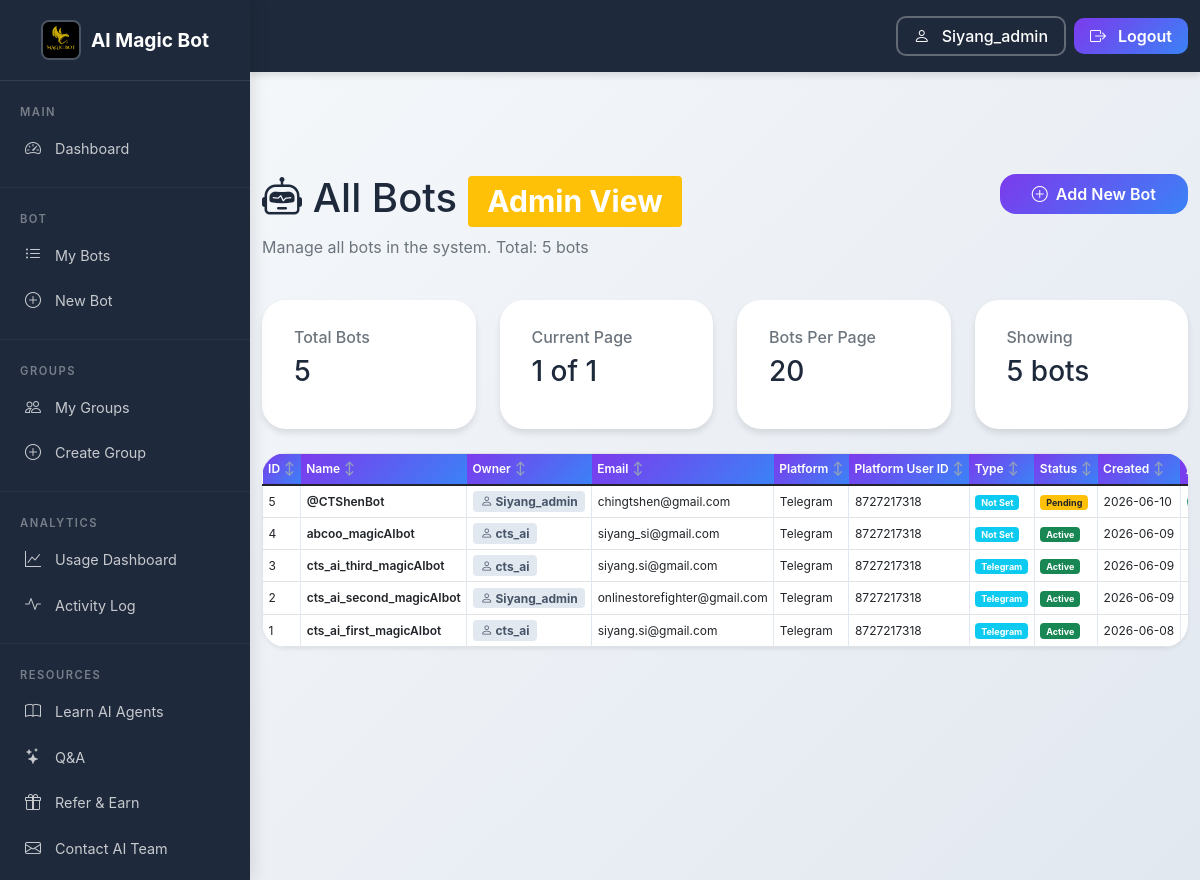
/admin/bots (signed in), run on the app's committed database.
### tables this page shows
CREATE TABLE "users" (id INTEGER PRIMARY KEY AUTOINCREMENT, provider TEXT NOT NULL DEFAULT 'local', provider_id TEXT UNIQUE, username TEXT NOT NULL UNIQUE, email TEXT UNIQUE, password_hash TEXT, referral_credits INTEGER DEFAULT 0, referral_badge TEXT DEFAULT NULL, created_at TIMESTAMP DEFAULT CURRENT_TIMESTAMP, updated_at TIMESTAMP DEFAULT CURRENT_TIMESTAMP, preferred_platform TEXT DEFAULT NULL, platform_user_id TEXT DEFAULT NULL, trial_started_at TIMESTAMP DEFAULT NULL, bonus_trial_months INTEGER DEFAULT 0, stripe_customer_id TEXT DEFAULT NULL, subscription_status TEXT DEFAULT 'trial', subscription_id TEXT DEFAULT NULL, billing_plan TEXT DEFAULT 'free_trial', trial_ended_at TIMESTAMP DEFAULT NULL);

CREATE TABLE bots (
            id INTEGER PRIMARY KEY AUTOINCREMENT,
            user_id INTEGER NOT NULL,
            name TEXT NOT NULL,
            email TEXT,
            organization TEXT,
            messaging TEXT,
            token TEXT NOT NULL,
            created_at TIMESTAMP DEFAULT CURRENT_TIMESTAMP,
            updated_at TIMESTAMP DEFAULT CURRENT_TIMESTAMP,
            llm TEXT,
            description TEXT,
            is_active BOOLEAN DEFAULT TRUE,
            online INTEGER DEFAULT 0,
            last_used TIMESTAMP,
            usage_count INTEGER DEFAULT 0,
            config TEXT,
            webhook_url TEXT,
            api_key TEXT,
            tags TEXT,
            file_folder TEXT
            , status TEXT DEFAULT 'active', FOREIGN KEY (user_id) REFERENCES users (id) ON DELETE CASCADE
        );

### app_complete_with_groups.py (the view)
@app.route("/admin/bots")
@admin_required_route
def admin_bots():
    page = request.args.get('page', 1, type=int)
    per_page = 20
    offset = (page - 1) * per_page
    conn = get_db_connection()
    total_bots = conn.execute("SELECT COUNT(*) FROM bots").fetchone()[0]
    bots = conn.execute("""
        SELECT b.*, u.username as owner_username,
               u.preferred_platform as owner_platform,
               u.platform_user_id as owner_platform_user_id
        FROM bots b
        LEFT JOIN users u ON b.user_id = u.id
        ORDER BY b.id DESC
        LIMIT ? OFFSET ?
    """, (per_page, offset)).fetchall()
    conn.close()
    total_pages = (total_bots + per_page - 1) // per_page
    return render_template("admin_bots.html",
                         bots=bots,
                         page=page,
                         total_pages=total_pages,
                         total_bots=total_bots,
                         username=session.get("username"),
                         role=session.get("role", "customer"))

### app_complete_with_groups.py (called while the page is built, shortened)
@app.context_processor
def inject_trial_notification():
    return {}

@app.context_processor
def inject_random_background():
    import random
    background_images = [
        '/static/AI_IMG1.jpeg',
        '/static/AI_IMG_2.jpeg',
        '/static/AI_IMG_3.jpeg',
        '/static/AI_IMG_4.jpeg'
    ]
    random_bg = random.choice(background_images)
    return {
        'random_background': random_bg,
        'all_backgrounds': background_images,
        'is_admin': session.get('role') == 'admin'
    }

def admin_required_route(f):
    from functools import wraps
    @wraps(f)
    def decorated_function(*args, **kwargs):
        if session.get('role', 'customer') != 'admin':
            flash("Admin privileges required to access this page.", "error")
            return redirect(url_for('index'))
        return f(*args, **kwargs)
    return decorated_function

@app.after_request
def _log_access(response):
    if hasattr(request, "method") and hasattr(request, "path"):
        _access_logger.info(
            '%s %s %s %s',
            request.remote_addr or "-",
            request.method,
            request.full_path if hasattr(request, "full_path") else request.path,
            response.status_code,
        )
    return response

    def __call__(self, environ, start_response):
        environ['wsgi.url_scheme'] = 'https'
        return super().__call__(environ, start_response)

### db.py (called while the page is built)
def _sqlite_conn():
    import sqlite3
    db_path = Path(__file__).parent / "users.db"
    conn = sqlite3.connect(str(db_path), timeout=10)
    conn.row_factory = sqlite3.Row
    conn.execute("PRAGMA journal_mode=WAL")
    conn.execute("PRAGMA busy_timeout = 5000")
    conn.execute("PRAGMA synchronous = NORMAL")
    conn.execute("PRAGMA foreign_keys = ON")
    return conn

def get_conn():
    if USE_PG:
        return _pg_conn()
    return _sqlite_conn()

### templates/admin_bots.html (shortened to what this page needs)
<!DOCTYPE html>
<html lang="en">
<head>
    <link href="https://cdn.jsdelivr.net/npm/bootstrap@5.1.3/dist/css/bootstrap.min.css" rel="stylesheet">
    <link rel="stylesheet" href="{{ url_for('static', filename='css/shared.css') }}">
    <link rel="stylesheet" href="https://cdn.jsdelivr.net/npm/bootstrap-icons@1.8.1/font/bootstrap-icons.css">
</head>
<body class="sidebar-layout">
    {% with active_page='admin_bots' %}
    {% include '_sidebar.html' %}
<div class="sidebar-content">
    {% endwith %}
    <div class="container mt-4">
        <div class="row mb-4">
            <div class="col">
                <h1><i class="bi bi-robot"></i> All Bots <span class="badge bg-warning">Admin View</span></h1>
                <p class="text-muted">Manage all bots in the system. Total: {{ total_bots }} bots</p>
            </div>
            <div class="col-auto">
                <a href="/register-bot" class="btn btn-primary">
                    <i class="bi bi-plus-circle"></i> Add New Bot
                </a>
            </div>
        </div>
        <div class="row mb-4">
            <div class="col-md-3">
                <div class="card stats-card">
                    <div class="card-body">
                        <h6 class="card-subtitle mb-2 text-muted">Total Bots</h6>
                        <h3 class="card-title">{{ total_bots }}</h3>
                    </div>
                </div>
            </div>
            <div class="col-md-3">
                <div class="card stats-card">
                    <div class="card-body">
                        <h6 class="card-subtitle mb-2 text-muted">Current Page</h6>
                        <h3 class="card-title">{{ page }} of {{ total_pages }}</h3>
                    </div>
                </div>
            </div>
            <div class="col-md-3">
                <div class="card stats-card">
                    <div class="card-body">
                        <h6 class="card-subtitle mb-2 text-muted">Bots Per Page</h6>
                        <h3 class="card-title">20</h3>
                    </div>
                </div>
            </div>
            <div class="col-md-3">
                <div class="card stats-card">
                    <div class="card-body">
                        <h6 class="card-subtitle mb-2 text-muted">Showing</h6>
                        <h3 class="card-title">{{ bots|length }} bots</h3>
                    </div>
                </div>
            </div>
        </div>
        {% if bots %}
        <div class="card shadow-sm">
            <div class="card-body p-0">
                <div class="table-responsive">
                    <table class="table table-hover table-bordered mb-0 table-responsive-cards">
                        <thead class="table-light">
                            <tr class="table-header-row">
                                <th>ID</th>
                                <th>Name</th>
                                <th>Owner</th>
                                <th>Email</th>
                                <th>Platform</th>
                                <th>Platform User ID</th>
                                <th>Type</th>
                                <th>Status</th>
                                <th>Created</th>
                                <th>Actions</th>
                            </tr>
                        </thead>
                        <tbody>
                            {% for bot in bots %}
                            <tr>
                                <td data-label="ID">{{ bot.id }}</td>
                                <td data-label="Name" class="bot-name-cell">{{ bot.name }}</td>
                                <td data-label="Owner"><span class="badge owner-badge"><i class="bi bi-person"></i> {{ bot.owner_username or 'Unknown' }}</span></td>
                                <td data-label="Email">{{ bot.email or '—' }}</td>
                                <td data-label="Platform">{{ bot.owner_platform or '—' }}</td>
                                <td data-label="Platform User ID">{{ bot.owner_platform_user_id or '—' }}</td>
                                <td data-label="Type"><span class="badge bg-info">{{ bot.messaging|title if bot.messaging else 'N/A' }}</span></td>
                                <td data-label="Status">
                                    {% if bot.status == 'active' %}
                                    <span class="badge bg-success">Active</span>
                                    {% elif bot.status == 'pending' %}
                                    <span class="badge bg-warning text-dark">Pending</span>
                                    {% else %}
                                    <span class="badge bg-secondary">Inactive</span>
                                    {% endif %}
                                </td>
                                <td data-label="Created">{{ bot.created_at[:10] if bot.created_at else '—' }}</td>
                                <td data-label="Actions" class="actions-cell">
                                </td>
                            </tr>
                            {% endfor %}
                        </tbody>
                    </table>
                </div>
            </div>
        </div>
        {% else %}
        <div class="alert alert-info">
            <i class="bi bi-info-circle"></i> No bots found in the system.
        </div>
        {% endif %}
    </div>
</div>
</body>
</html>

### templates/_navbar.html (shortened to what this page needs)
<nav class="navbar navbar-expand-lg navbar-dark fixed-top">
    <div class="container">
        <div class="collapse navbar-collapse" id="navbarNav">
            <ul class="navbar-nav ms-auto align-items-center">
                {% if username %}
                <li class="nav-item ms-3">
                    <a href="{{ url_for('profile') }}" class="btn btn-outline-light" style="border-radius: 10px; padding: 6px 16px; font-weight: 500; border-width: 2px;">
                        <i class="bi bi-person me-1"></i> {{ username }}
                    </a>
                </li>
                {% endif %}
                <li class="nav-item ms-2">
                    <a href="{{ url_for('logout') }}" class="btn btn-primary" style="border-radius: 10px; padding: 6px 16px; font-weight: 600;">
                        <i class="bi bi-box-arrow-right me-1"></i> Logout
                    </a>
                </li>
            </ul>
        </div>
    </div>
</nav>
<div style="padding-top: 80px;"></div>

### static/css/shared.css (style rules this page uses)
:root { --primary-color: #7c3aed; --secondary-color: #3b82f6; --accent-color: #f59e0b; --success-color: #10b981; --danger-color: #ef4444; --warning-color: #f59e0b; --info-color: #3b82f6; --dark-color: #1e293b; --light-color: #f8fafc; --gray-100: #f1f5f9; --gray-200: #e2e8f0; --gray-300: #cbd5e1; --gray-400: #94a3b8; --gray-500: #64748b; --gray-600: #475569; --gray-700: #334155; --gray-800: #1e293b; --gray-900: #0f172a; --body-bg: linear-gradient(135deg, #f8fafc 0%, #e2e8f0 100%); --card-bg: white; --text-color: var(--dark-color); --text-light: var(--gray-600); --text-muted: var(--gray-500); --border-color: var(--gray-300); --spacing-xs: 0.25rem; --spacing-sm: 0.5rem; --spacing-md: 1rem; --spacing-lg: 1.5rem; --spacing-xl: 2rem; --spacing-2xl: 3rem; --spacing-3xl: 4rem; --radius-sm: 0.25rem; --radius-md: 0.5rem; --radius-lg: 1rem; --radius-xl: 1.5rem; --radius-2xl: 2rem; --shadow-sm: 0 1px 3px rgba(0, 0, 0, 0.12); --shadow-md: 0 4px 6px rgba(0, 0, 0, 0.1); --shadow-lg: 0 10px 25px rgba(0, 0, 0, 0.15); --shadow-xl: 0 20px 40px rgba(0, 0, 0, 0.2); --shadow-2xl: 0 25px 50px rgba(0, 0, 0, 0.25); --transition-fast: 0.15s ease; --transition-normal: 0.3s ease; --transition-slow: 0.5s ease; --transition-bounce: cubic-bezier(0.175, 0.885, 0.32, 1.275); }
* { font-family: 'Poppins', -apple-system, BlinkMacSystemFont, 'Segoe UI', Roboto, 'Helvetica Neue', Arial, sans-serif; box-sizing: border-box; }
body { background: var(--body-bg); color: var(--text-color); line-height: 1.6; min-height: 100vh; overflow-x: hidden; }
a { color: var(--primary-color); text-decoration: none; transition: color var(--transition-fast); }
.navbar { background: var(--dark-color); transition: all var(--transition-normal); z-index: 1030; padding: var(--spacing-md) 0; box-shadow: var(--shadow-md); }
.btn { border-radius: var(--radius-lg); font-weight: 600; padding: var(--spacing-sm) var(--spacing-xl); transition: all var(--transition-normal); border: none; display: inline-flex; align-items: center; justify-content: center; gap: var(--spacing-sm); }
.btn-primary { background: linear-gradient(135deg, var(--primary-color), var(--secondary-color)); border: none; color: white; }
.btn-outline-light { border: 2px solid rgba(255, 255, 255, 0.3); color: white; background: transparent; }
.card { border: none; border-radius: var(--radius-xl); box-shadow: var(--shadow-md); transition: all var(--transition-normal); background: var(--card-bg); overflow: hidden; }
.card-body { padding: var(--spacing-xl); }
.table { border-radius: var(--radius-lg); overflow: hidden; box-shadow: var(--shadow-sm); }
.table thead th { background: linear-gradient(135deg, var(--primary-color), var(--secondary-color)); color: white; border: none; padding: var(--spacing-md); font-weight: 600; }
.table tbody tr { transition: background-color var(--transition-fast); }
.table td { padding: var(--spacing-md); vertical-align: middle; border-color: var(--gray-200); }
body.sidebar-layout { padding-left: 250px; transition: padding-left var(--transition-normal); min-height: 100vh; }
body.sidebar-layout .navbar { left: 250px; width: calc(100% - 250px); }
.sidebar-content { padding-top: 20px; }
.sidebar-content { margin-left: 0; padding-top: 70px; min-height: 100vh; }

### templates/admin_bots.html (style rules this page uses)
.table-responsive table { font-size: 0.75rem; }
.table-responsive th, .table-responsive td { padding: 0.3rem 0.35rem !important; white-space: nowrap; }
.bot-name-cell { font-weight: 600; }
.owner-badge { background: #e2e8f0; color: #475569; font-size: 0.75rem; }

### data on the page
users: username "Siyang_admin"
bots: id "5", name "@CTShenBot", username "Siyang_admin", email "chingtshen@gmail.com", preferred_platform "Telegram", platform_user_id "8727217318", messaging "Not Set", status "Pending", created_at "2026-06-10"
bots: id "4", name "abcoo_magicAIbot", username "cts_ai", email "siyang_si@gmail.com", preferred_platform "Telegram", platform_user_id "8727217318", messaging "Not Set", status "Active", created_at "2026-06-09"
bots: id "3", name "cts_ai_third_magicAIbot", username "cts_ai", email "siyang.si@gmail.com", preferred_platform "Telegram", platform_user_id "8727217318", messaging "Telegram", status "Active", created_at "2026-06-09"
bots: id "2", name "cts_ai_second_magicAIbot", username "Siyang_admin", email "onlinestorefighter@gmail.com", preferred_platform "Telegram", platform_user_id "8727217318", messaging "Telegram", status "Active", created_at "2026-06-09"
bots: id "1", name "cts_ai_first_magicAIbot", username "cts_ai", email "siyang.si@gmail.com", preferred_platform "Telegram", platform_user_id "8727217318", messaging "Telegram", status "Active", created_at "2026-06-08"

### other printed values
{{ total_bots }} "5"
{{ page }} "1"
{{ total_pages }} "1"
{{ bots|length }} "5"
